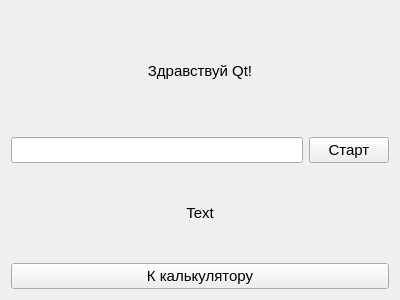
<?xml version="1.0" encoding="UTF-8"?>
<ui version="4.0">
 <class>Form</class>
 <widget class="QWidget" name="Form">
  <property name="geometry">
   <rect>
    <x>0</x>
    <y>0</y>
    <width>400</width>
    <height>300</height>
   </rect>
  </property>
  <property name="font">
   <font>
    <pointsize>11</pointsize>
   </font>
  </property>
  <property name="windowTitle">
   <string>Form</string>
  </property>
  <layout class="QVBoxLayout" name="verticalLayout_2">
   <item>
    <widget class="QLabel" name="label_2">
     <property name="text">
      <string>Здравствуй Qt!</string>
     </property>
     <property name="alignment">
      <set>Qt::AlignCenter</set>
     </property>
    </widget>
   </item>
   <item>
    <layout class="QVBoxLayout" name="verticalLayout">
     <item>
      <layout class="QHBoxLayout" name="horizontalLayout">
       <item>
        <widget class="QLineEdit" name="lineEdit">
         <property name="alignment">
          <set>Qt::AlignCenter</set>
         </property>
        </widget>
       </item>
       <item>
        <widget class="QPushButton" name="start">
         <property name="text">
          <string>Старт</string>
         </property>
        </widget>
       </item>
      </layout>
     </item>
     <item>
      <widget class="QLabel" name="label">
       <property name="text">
        <string>Text</string>
       </property>
       <property name="alignment">
        <set>Qt::AlignCenter</set>
       </property>
      </widget>
     </item>
    </layout>
   </item>
   <item>
    <widget class="QPushButton" name="to_calculate">
     <property name="text">
      <string>К калькулятору</string>
     </property>
    </widget>
   </item>
  </layout>
 </widget>
 <resources/>
 <connections/>
</ui>
